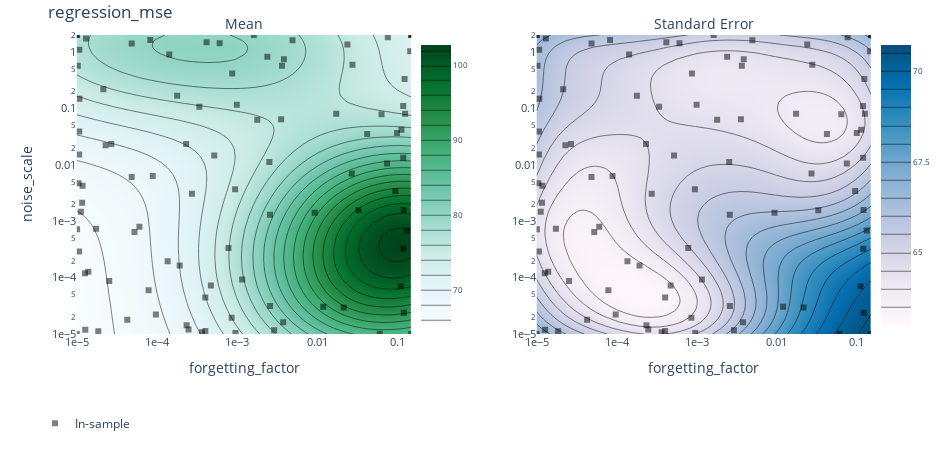

Write notebook code for a chart like this one.
### Code cell
contour(pnames[0], pnames[1], "regression_mse")

### Figure 1 — Plotly figure (JSON) as saved in the notebook; plotly's stock layout.template omitted (floating-point values rounded to 4 significant figures; data arrays with more than 128 entries replaced by an {"elided": "..."} marker saying what was removed)
{"data": [{"autocolorscale": false, "autocontour": true, "colorbar": {"tickfont": {"size": 8}, "ticksuffix": "", "x": 0.45, "y": 0.5}, "colorscale": [[0, "rgb(247,252,253)"], [0.125, "rgb(229,245,249)"], [0.25, "rgb(204,236,230)"], [0.375, "rgb(153,216,201)"], [0.5, "rgb(102,194,164)"], [0.625, "rgb(65,174,118)"], [0.75, "rgb(35,139,69)"], [0.875, "rgb(0,109,44)"], [1, "rgb(0,68,27)"]], "contours": {"coloring": "heatmap", "end": 102, "size": 2, "start": 66}, "hoverinfo": "x+y+z", "ncontours": 25, "type": "contour", "x": [1e-05, 1.217e-05, 1.481e-05, 1.802e-05, 2.192e-05, 2.668e-05, 3.246e-05, 3.95e-05, 4.806e-05, 5.848e-05, 7.116e-05, 8.659e-05, 0.0001054, 0.0001282, 0.000156, 0.0001898, 0.000231, 0.0002811, 0.000342, 0.0004162, 0.0005064, 0.0006162, 0.0007499, 0.0009124, 0.00111, 0.001351, 0.001644, 0.002, 0.002434, 0.002962, 0.003604, 0.004385, 0.005336, 0.006493, 0.007901, 0.009614, 0.0117, 0.01424, 0.01732, 0.02108, 0.02565, 0.03121, 0.03798, 0.04621, 0.05623, 0.06842, 0.08326, 0.1013, 0.1233, 0.15], "xaxis": "x", "y": [1e-05, 1.283e-05, 1.646e-05, 2.111e-05, 2.709e-05, 3.475e-05, 4.458e-05, 5.719e-05, 7.336e-05, 9.411e-05, 0.0001207, 0.0001549, 0.0001987, 0.0002549, 0.000327, 0.0004195, 0.0005382, 0.0006905, 0.0008858, 0.001136, 0.001458, 0.00187, 0.002399, 0.003078, 0.003948, 0.005065, 0.006498, 0.008336, 0.01069, 0.01372, 0.0176, 0.02258, 0.02897, 0.03716, 0.04767, 0.06116, 0.07846, 0.1007, 0.1291, 0.1656, 0.2125, 0.2726, 0.3497, 0.4487, 0.5756, 0.7384, 0.9473, 1.215, 1.559, 2], "yaxis": "y", "z": {"elided": "50x50 float values"}, "zauto": true, "zmax": 102.7, "zmin": -102.7}, {"autocolorscale": false, "autocontour": true, "colorbar": {"tickfont": {"size": 8}, "ticksuffix": "", "x": 1, "y": 0.5}, "colorscale": [[0, "rgb(255,247,251)"], [0.1429, "rgb(236,231,242)"], [0.2857, "rgb(208,209,230)"], [0.4286, "rgb(166,189,219)"], [0.5714, "rgb(116,169,207)"], [0.7143, "rgb(54,144,192)"], [0.8571, "rgb(5,112,176)"], [1, "rgb(3,78,123)"]], "contours": {"coloring": "heatmap", "end": 70.5, "size": 0.5, "start": 63.5}, "hoverinfo": "x+y+z", "ncontours": 25, "type": "contour", "x": [1e-05, 1.217e-05, 1.481e-05, 1.802e-05, 2.192e-05, 2.668e-05, 3.246e-05, 3.95e-05, 4.806e-05, 5.848e-05, 7.116e-05, 8.659e-05, 0.0001054, 0.0001282, 0.000156, 0.0001898, 0.000231, 0.0002811, 0.000342, 0.0004162, 0.0005064, 0.0006162, 0.0007499, 0.0009124, 0.00111, 0.001351, 0.001644, 0.002, 0.002434, 0.002962, 0.003604, 0.004385, 0.005336, 0.006493, 0.007901, 0.009614, 0.0117, 0.01424, 0.01732, 0.02108, 0.02565, 0.03121, 0.03798, 0.04621, 0.05623, 0.06842, 0.08326, 0.1013, 0.1233, 0.15], "xaxis": "x2", "y": [1e-05, 1.283e-05, 1.646e-05, 2.111e-05, 2.709e-05, 3.475e-05, 4.458e-05, 5.719e-05, 7.336e-05, 9.411e-05, 0.0001207, 0.0001549, 0.0001987, 0.0002549, 0.000327, 0.0004195, 0.0005382, 0.0006905, 0.0008858, 0.001136, 0.001458, 0.00187, 0.002399, 0.003078, 0.003948, 0.005065, 0.006498, 0.008336, 0.01069, 0.01372, 0.0176, 0.02258, 0.02897, 0.03716, 0.04767, 0.06116, 0.07846, 0.1007, 0.1291, 0.1656, 0.2125, 0.2726, 0.3497, 0.4487, 0.5756, 0.7384, 0.9473, 1.215, 1.559, 2], "yaxis": "y2", "z": {"elided": "50x50 float values"}}, {"hoverinfo": "text", "legendgroup": "In-sample", "marker": {"color": "black", "opacity": 0.5, "symbol": 1}, "mode": "markers", "name": "In-sample", "text": ["Arm 0_0<br>regression_mse: 61.9734 (SEM: 7.21887)<br>forgetting_factor: 0.00259079<br>noise_scale: 3.12854e-05<br>n_perturbations: 3", "Arm 10_0<br>regression_mse: 53.5605 (SEM: 2.65111)<br>forgetting_factor: 0.0422796<br>noise_scale: 0.0351262<br>n_perturbations: 5", "Arm 11_0<br>regression_mse: 60.0316 (SEM: 6.4426)<br>forgetting_factor: 0.00254045<br>noise_scale: 0.0111675<br>n_perturbations: 3", "Arm 12_0<br>regression_mse: 49.7503 (SEM: 2.11753)<br>forgetting_factor: 0.113268<br>noise_scale: 0.0416429<br>n_perturbations: 2", "Arm 13_0<br>regression_mse: 62.9857 (SEM: 7.64826)<br>forgetting_factor: 4.85258e-05<br>noise_scale: 0.00608474<br>n_perturbations: 2", "Arm 14_0<br>regression_mse: 85.3617 (SEM: 4.45201)<br>forgetting_factor: 0.000179041<br>noise_scale: 0.167596<br>n_perturbations: 5", "Arm 15_0<br>regression_mse: 136.464 (SEM: 0.585879)<br>forgetting_factor: 1e-05<br>noise_scale: 2<br>n_perturbations: 1", "Arm 16_0<br>regression_mse: 64.0515 (SEM: 8.07971)<br>forgetting_factor: 1e-05<br>noise_scale: 1e-05<br>n_perturbations: 6", "Arm 17_0<br>regression_mse: 1.17051e+06 (SEM: 190937)<br>forgetting_factor: 0.15<br>noise_scale: 1e-05<br>n_perturbations: 6", "Arm 18_0<br>regression_mse: 136.337 (SEM: 0.592928)<br>forgetting_factor: 0.00162748<br>noise_scale: 2<br>n_perturbations: 1", "Arm 19_0<br>regression_mse: 110.61 (SEM: 0.947174)<br>forgetting_factor: 0.15<br>noise_scale: 2<br>n_perturbations: 6", "Arm 1_0<br>regression_mse: 110.396 (SEM: 15.5867)<br>forgetting_factor: 0.0951249<br>noise_scale: 0.00342182<br>n_perturbations: 4", "Arm 20_0<br>regression_mse: 52.5614 (SEM: 2.60233)<br>forgetting_factor: 0.15<br>noise_scale: 2<br>n_perturbations: 1", "Arm 21_0<br>regression_mse: 136.521 (SEM: 0.582017)<br>forgetting_factor: 1e-05<br>noise_scale: 2<br>n_perturbations: 6", "Arm 22_0<br>regression_mse: 62.1939 (SEM: 7.18048)<br>forgetting_factor: 0.0029157<br>noise_scale: 1.16919e-05<br>n_perturbations: 6", "Arm 23_0<br>regression_mse: 61.5355 (SEM: 6.99115)<br>forgetting_factor: 0.00377958<br>noise_scale: 1.62167e-05<br>n_perturbations: 1", "Arm 24_0<br>regression_mse: 63.2515 (SEM: 7.74763)<br>forgetting_factor: 1.18056e-05<br>noise_scale: 0.00426902<br>n_perturbations: 6", "Arm 25_0<br>regression_mse: 63.9822 (SEM: 8.05646)<br>forgetting_factor: 1.27668e-05<br>noise_scale: 1.19364e-05<br>n_perturbations: 1", "Arm 26_0<br>regression_mse: 61.108 (SEM: 6.84093)<br>forgetting_factor: 2.69516e-05<br>noise_scale: 0.0234258<br>n_perturbations: 1", "Arm 27_0<br>regression_mse: 63.9923 (SEM: 8.05872)<br>forgetting_factor: 1.85545e-05<br>noise_scale: 1.12375e-05<br>n_perturbations: 3", "Arm 28_0<br>regression_mse: 133.849 (SEM: 0.669578)<br>forgetting_factor: 1.07503e-05<br>noise_scale: 1.10002<br>n_perturbations: 4", "Arm 29_0<br>regression_mse: 63.6959 (SEM: 4.95957)<br>forgetting_factor: 0.0271222<br>noise_scale: 0.00698091<br>n_perturbations: 1", "Arm 2_0<br>regression_mse: 127.743 (SEM: 1.08766)<br>forgetting_factor: 0.00386175<br>noise_scale: 0.745437<br>n_perturbations: 5", "Arm 30_0<br>regression_mse: 50.0439 (SEM: 2.01148)<br>forgetting_factor: 0.125937<br>noise_scale: 0.0803188<br>n_perturbations: 6", "Arm 31_0<br>regression_mse: 2194.37 (SEM: 548.014)<br>forgetting_factor: 0.120168<br>noise_scale: 0.000323084<br>n_perturbations: 6", "Arm 32_0<br>regression_mse: 62.5222 (SEM: 7.44131)<br>forgetting_factor: 0.000948888<br>noise_scale: 0.00368801<br>n_perturbations: 1", "Arm 33_0<br>regression_mse: 135.34 (SEM: 0.608121)<br>forgetting_factor: 4.85105e-05<br>noise_scale: 1.42007<br>n_perturbations: 3", "Arm 34_0<br>regression_mse: 77.3951 (SEM: 1.42338)<br>forgetting_factor: 0.145926<br>noise_scale: 1.02719<br>n_perturbations: 4", "Arm 35_0<br>regression_mse: 135.516 (SEM: 0.609971)<br>forgetting_factor: 0.000417609<br>noise_scale: 1.4868<br>n_perturbations: 6", "Arm 36_0<br>regression_mse: 63.4868 (SEM: 7.89107)<br>forgetting_factor: 1.06868e-05<br>noise_scale: 0.000289091<br>n_perturbations: 1", "Arm 37_0<br>regression_mse: 60.7631 (SEM: 3.82566)<br>forgetting_factor: 0.0173984<br>noise_scale: 0.0806106<br>n_perturbations: 1", "Arm 38_0<br>regression_mse: 48798.6 (SEM: 18080.8)<br>forgetting_factor: 0.13253<br>noise_scale: 0.000685673<br>n_perturbations: 1", "Arm 39_0<br>regression_mse: 73.3637 (SEM: 5.11239)<br>forgetting_factor: 0.000995605<br>noise_scale: 0.116098<br>n_perturbations: 6", "Arm 3_0<br>regression_mse: 58870.8 (SEM: 8959.51)<br>forgetting_factor: 0.111098<br>noise_scale: 7.03431e-05<br>n_perturbations: 3", "Arm 40_0<br>regression_mse: 61.6806 (SEM: 7.16309)<br>forgetting_factor: 1.07008e-05<br>noise_scale: 0.0151865<br>n_perturbations: 4", "Arm 41_0<br>regression_mse: 63.6845 (SEM: 7.94539)<br>forgetting_factor: 9.72097e-05<br>noise_scale: 2.21413e-05<br>n_perturbations: 6", "Arm 42_0<br>regression_mse: 61.3926 (SEM: 6.45446)<br>forgetting_factor: 1.07306e-05<br>noise_scale: 0.039042<br>n_perturbations: 1", "Arm 43_0<br>regression_mse: 131.877 (SEM: 0.807125)<br>forgetting_factor: 0.000142861<br>noise_scale: 0.902125<br>n_perturbations: 1", "Arm 44_0<br>regression_mse: 130.11 (SEM: 0.946078)<br>forgetting_factor: 0.00239754<br>noise_scale: 0.82412<br>n_perturbations: 3", "Arm 45_0<br>regression_mse: 63.4016 (SEM: 7.85647)<br>forgetting_factor: 0.00013632<br>noise_scale: 0.000194329<br>n_perturbations: 6", "Arm 46_0<br>regression_mse: 52.9047 (SEM: 2.46257)<br>forgetting_factor: 0.0639043<br>noise_scale: 0.0788455<br>n_perturbations: 1", "Arm 47_0<br>regression_mse: 62.8106 (SEM: 7.63167)<br>forgetting_factor: 0.000783366<br>noise_scale: 0.000335412<br>n_perturbations: 1", "Arm 48_0<br>regression_mse: 63.5592 (SEM: 7.91334)<br>forgetting_factor: 1.26508e-05<br>noise_scale: 0.000119958<br>n_perturbations: 5", "Arm 49_0<br>regression_mse: 71.4506 (SEM: 5.42019)<br>forgetting_factor: 0.000339203<br>noise_scale: 0.106416<br>n_perturbations: 1", "Arm 4_0<br>regression_mse: 63.1261 (SEM: 7.69857)<br>forgetting_factor: 0.000274015<br>noise_scale: 0.00306636<br>n_perturbations: 6", "Arm 50_0<br>regression_mse: 63.796 (SEM: 7.97198)<br>forgetting_factor: 0.000248566<br>noise_scale: 1.19809e-05<br>n_perturbations: 1", "Arm 51_0<br>regression_mse: 116.253 (SEM: 1.04787)<br>forgetting_factor: 0.0767181<br>noise_scale: 1.8301<br>n_perturbations: 3", "Arm 52_0<br>regression_mse: 150.945 (SEM: 48.1785)<br>forgetting_factor: 0.032981<br>noise_scale: 0.0015669<br>n_perturbations: 1", "Arm 53_0<br>regression_mse: 63.7131 (SEM: 7.94384)<br>forgetting_factor: 0.000235117<br>noise_scale: 1.43144e-05<br>n_perturbations: 4", "Arm 54_0<br>regression_mse: 95.2402 (SEM: 3.78589)<br>forgetting_factor: 2.14714e-05<br>noise_scale: 0.217884<br>n_perturbations: 6", "Arm 55_0<br>regression_mse: 57.3996 (SEM: 5.71893)<br>forgetting_factor: 0.00935719<br>noise_scale: 0.00140897<br>n_perturbations: 3", "Arm 56_0<br>regression_mse: 136.123 (SEM: 0.586475)<br>forgetting_factor: 1.30524e-05<br>noise_scale: 1.73765<br>n_perturbations: 3", "Arm 57_0<br>regression_mse: 122.64 (SEM: 1.4052)<br>forgetting_factor: 0.00365156<br>noise_scale: 0.57131<br>n_perturbations: 6", "Arm 58_0<br>regression_mse: 2596.81 (SEM: 1087.64)<br>forgetting_factor: 0.0215272<br>noise_scale: 2.96296e-05<br>n_perturbations: 1", "Arm 59_0<br>regression_mse: 60.8444 (SEM: 6.73652)<br>forgetting_factor: 0.000232404<br>noise_scale: 0.0234009<br>n_perturbations: 3", "Arm 5_0<br>regression_mse: 3.90912e+06 (SEM: 1.20337e+06)<br>forgetting_factor: 0.121258<br>noise_scale: 2.3767e-05<br>n_perturbations: 1", "Arm 60_0<br>regression_mse: 63.4029 (SEM: 7.85376)<br>forgetting_factor: 6.05775e-05<br>noise_scale: 0.000799353<br>n_perturbations: 3", "Arm 61_0<br>regression_mse: 63.7089 (SEM: 7.92724)<br>forgetting_factor: 0.000402914<br>noise_scale: 1.12909e-05<br>n_perturbations: 1", "Arm 62_0<br>regression_mse: 63.4383 (SEM: 7.85168)<br>forgetting_factor: 1.12644e-05<br>noise_scale: 0.0014633<br>n_perturbations: 2", "Arm 63_0<br>regression_mse: 120.226 (SEM: 1.3111)<br>forgetting_factor: 0.0239827<br>noise_scale: 1.36286<br>n_perturbations: 1", "Arm 64_0<br>regression_mse: 55.5495 (SEM: 2.62927)<br>forgetting_factor: 0.0748958<br>noise_scale: 0.0105042<br>n_perturbations: 6", "Arm 65_0<br>regression_mse: 63.7435 (SEM: 7.94038)<br>forgetting_factor: 0.00036425<br>noise_scale: 1.07416e-05<br>n_perturbations: 6", "Arm 66_0<br>regression_mse: 51.3133 (SEM: 2.49351)<br>forgetting_factor: 0.0997261<br>noise_scale: 0.0367869<br>n_perturbations: 3", "Arm 67_0<br>regression_mse: 63.4446 (SEM: 7.87092)<br>forgetting_factor: 1.74172e-05<br>noise_scale: 0.000737133<br>n_perturbations: 6", "Arm 68_0<br>regression_mse: 61.5752 (SEM: 7.12519)<br>forgetting_factor: 0.0025843<br>noise_scale: 0.00130202<br>n_perturbations: 6", "Arm 69_0<br>regression_mse: 63.5629 (SEM: 7.90893)<br>forgetting_factor: 7.88089e-05<br>noise_scale: 5.94262e-05<br>n_perturbations: 1", "Arm 6_0<br>regression_mse: 63.5518 (SEM: 7.91122)<br>forgetting_factor: 1.3946e-05<br>noise_scale: 0.000127117<br>n_perturbations: 2", "Arm 70_0<br>regression_mse: 199.386 (SEM: 27.0826)<br>forgetting_factor: 0.119403<br>noise_scale: 0.0133637<br>n_perturbations: 1", "Arm 71_0<br>regression_mse: 62.8885 (SEM: 5.63273)<br>forgetting_factor: 0.00179538<br>noise_scale: 0.0625739<br>n_perturbations: 4", "Arm 72_0<br>regression_mse: 63.0947 (SEM: 5.57972)<br>forgetting_factor: 0.00356016<br>noise_scale: 0.0644056<br>n_perturbations: 1", "Arm 73_0<br>regression_mse: 63.5755 (SEM: 7.91717)<br>forgetting_factor: 2.54093e-05<br>noise_scale: 8.73543e-05<br>n_perturbations: 4", "Arm 74_0<br>regression_mse: 63.1596 (SEM: 7.70521)<br>forgetting_factor: 0.0008574<br>noise_scale: 1.94899e-05<br>n_perturbations: 6", "Arm 75_0<br>regression_mse: 63.4521 (SEM: 7.87408)<br>forgetting_factor: 1.00737e-05<br>noise_scale: 0.000719619<br>n_perturbations: 1", "Arm 76_0<br>regression_mse: 135.321 (SEM: 0.615711)<br>forgetting_factor: 0.00060857<br>noise_scale: 1.43427<br>n_perturbations: 4", "Arm 77_0<br>regression_mse: 62.9273 (SEM: 7.62429)<br>forgetting_factor: 8.87991e-05<br>noise_scale: 0.00633545<br>n_perturbations: 1", "Arm 78_0<br>regression_mse: 63.4187 (SEM: 7.82895)<br>forgetting_factor: 1.16738e-05<br>noise_scale: 0.00212788<br>n_perturbations: 4", "Arm 79_0<br>regression_mse: 63.7888 (SEM: 7.98469)<br>forgetting_factor: 4.27083e-05<br>noise_scale: 1.78135e-05<br>n_perturbations: 5", "Arm 7_0<br>regression_mse: 63.3291 (SEM: 7.80884)<br>forgetting_factor: 0.000402588<br>noise_scale: 4.43861e-05<br>n_perturbations: 3", "Arm 80_0<br>regression_mse: 608101 (SEM: 199332)<br>forgetting_factor: 0.0606678<br>noise_scale: 1.00837e-05<br>n_perturbations: 4", "Arm 81_0<br>regression_mse: 116.435 (SEM: 2.1632)<br>forgetting_factor: 0.000872048<br>noise_scale: 0.415966<br>n_perturbations: 1", "Arm 82_0<br>regression_mse: 81.2299 (SEM: 4.68762)<br>forgetting_factor: 1.07855e-05<br>noise_scale: 0.14818<br>n_perturbations: 2", "Arm 83_0<br>regression_mse: 49.8891 (SEM: 2.02496)<br>forgetting_factor: 0.119123<br>noise_scale: 0.110351<br>n_perturbations: 4", "Arm 84_0<br>regression_mse: 62.6527 (SEM: 7.55322)<br>forgetting_factor: 0.00116063<br>noise_scale: 9.23336e-05<br>n_perturbations: 6", "Arm 85_0<br>regression_mse: 103.022 (SEM: 1.42167)<br>forgetting_factor: 0.0276875<br>noise_scale: 0.593524<br>n_perturbations: 6", "Arm 86_0<br>regression_mse: 125.382 (SEM: 1.30489)<br>forgetting_factor: 1.02929e-05<br>noise_scale: 0.570127<br>n_perturbations: 6", "Arm 87_0<br>regression_mse: 135.005 (SEM: 0.625859)<br>forgetting_factor: 0.0049414<br>noise_scale: 1.62089<br>n_perturbations: 2", "Arm 88_0<br>regression_mse: 514.806 (SEM: 84.2641)<br>forgetting_factor: 0.121132<br>noise_scale: 0.00158493<br>n_perturbations: 2", "Arm 89_0<br>regression_mse: 63.1981 (SEM: 7.72739)<br>forgetting_factor: 1.05215e-05<br>noise_scale: 0.00472409<br>n_perturbations: 5", "Arm 8_0<br>regression_mse: 63.3662 (SEM: 7.84156)<br>forgetting_factor: 0.000192878<br>noise_scale: 0.000163143<br>n_perturbations: 4", "Arm 90_0<br>regression_mse: 69.9123 (SEM: 10.5931)<br>forgetting_factor: 0.0119598<br>noise_scale: 3.05552e-05<br>n_perturbations: 6", "Arm 91_0<br>regression_mse: 63.3497 (SEM: 7.74286)<br>forgetting_factor: 0.000958675<br>noise_scale: 1.03845e-05<br>n_perturbations: 3", "Arm 92_0<br>regression_mse: 61.2412 (SEM: 6.98631)<br>forgetting_factor: 0.000520641<br>noise_scale: 0.0145902<br>n_perturbations: 6", "Arm 93_0<br>regression_mse: 63.4146 (SEM: 7.8612)<br>forgetting_factor: 5.25134e-05<br>noise_scale: 0.000643165<br>n_perturbations: 1", "Arm 94_0<br>regression_mse: 61.1059 (SEM: 6.85128)<br>forgetting_factor: 2.28909e-05<br>noise_scale: 0.0222617<br>n_perturbations: 6", "Arm 95_0<br>regression_mse: 135.921 (SEM: 0.595055)<br>forgetting_factor: 8.26985e-05<br>noise_scale: 1.63501<br>n_perturbations: 6", "Arm 96_0<br>regression_mse: 52.1889 (SEM: 2.03625)<br>forgetting_factor: 0.123902<br>noise_scale: 0.330637<br>n_perturbations: 2", "Arm 9_0<br>regression_mse: 63.2143 (SEM: 7.77206)<br>forgetting_factor: 0.000472357<br>noise_scale: 7.2502e-05<br>n_perturbations: 2"], "type": "scatter", "x": [0.002591, 0.04228, 0.00254, 0.1133, 4.853e-05, 0.000179, 1e-05, 1e-05, 0.15, 0.001627, 0.15, 0.09512, 0.15, 1e-05, 0.002916, 0.00378, 1.181e-05, 1.277e-05, 2.695e-05, 1.855e-05, 1.075e-05, 0.02712, 0.003862, 0.1259, 0.1202, 0.0009489, 4.851e-05, 0.1459, 0.0004176, 1.069e-05, 0.0174, 0.1325, 0.0009956, 0.1111, 1.07e-05, 9.721e-05, 1.073e-05, 0.0001429, 0.002398, 0.0001363, 0.0639, 0.0007834, 1.265e-05, 0.0003392, 0.000274, 0.0002486, 0.07672, 0.03298, 0.0002351, 2.147e-05, 0.009357, 1.305e-05, 0.003652, 0.02153, 0.0002324, 0.1213, 6.058e-05, 0.0004029, 1.126e-05, 0.02398, 0.0749, 0.0003643, 0.09973, 1.742e-05, 0.002584, 7.881e-05, 1.395e-05, 0.1194, 0.001795, 0.00356, 2.541e-05, 0.0008574, 1.007e-05, 0.0006086, 8.88e-05, 1.167e-05, 4.271e-05, 0.0004026, 0.06067, 0.000872, 1.079e-05, 0.1191, 0.001161, 0.02769, 1.029e-05, 0.004941, 0.1211, 1.052e-05, 0.0001929, 0.01196, 0.0009587, 0.0005206, 5.251e-05, 2.289e-05, 8.27e-05, 0.1239, 0.0004724], "xaxis": "x", "y": [3.129e-05, 0.03513, 0.01117, 0.04164, 0.006085, 0.1676, 2, 1e-05, 1e-05, 2, 2, 0.003422, 2, 2, 1.169e-05, 1.622e-05, 0.004269, 1.194e-05, 0.02343, 1.124e-05, 1.1, 0.006981, 0.7454, 0.08032, 0.0003231, 0.003688, 1.42, 1.027, 1.487, 0.0002891, 0.08061, 0.0006857, 0.1161, 7.034e-05, 0.01519, 2.214e-05, 0.03904, 0.9021, 0.8241, 0.0001943, 0.07885, 0.0003354, 0.00012, 0.1064, 0.003066, 1.198e-05, 1.83, 0.001567, 1.431e-05, 0.2179, 0.001409, 1.738, 0.5713, 2.963e-05, 0.0234, 2.377e-05, 0.0007994, 1.129e-05, 0.001463, 1.363, 0.0105, 1.074e-05, 0.03679, 0.0007371, 0.001302, 5.943e-05, 0.0001271, 0.01336, 0.06257, 0.06441, 8.735e-05, 1.949e-05, 0.0007196, 1.434, 0.006335, 0.002128, 1.781e-05, 4.439e-05, 1.008e-05, 0.416, 0.1482, 0.1104, 9.233e-05, 0.5935, 0.5701, 1.621, 0.001585, 0.004724, 0.0001631, 3.056e-05, 1.038e-05, 0.01459, 0.0006432, 0.02226, 1.635, 0.3306, 7.25e-05], "yaxis": "y"}, {"hoverinfo": "text", "legendgroup": "In-sample", "marker": {"color": "black", "opacity": 0.5, "symbol": 1}, "mode": "markers", "name": "In-sample", "showlegend": false, "text": ["Arm 0_0<br>regression_mse: 61.9734 (SEM: 7.21887)<br>forgetting_factor: 0.00259079<br>noise_scale: 3.12854e-05<br>n_perturbations: 3", "Arm 10_0<br>regression_mse: 53.5605 (SEM: 2.65111)<br>forgetting_factor: 0.0422796<br>noise_scale: 0.0351262<br>n_perturbations: 5", "Arm 11_0<br>regression_mse: 60.0316 (SEM: 6.4426)<br>forgetting_factor: 0.00254045<br>noise_scale: 0.0111675<br>n_perturbations: 3", "Arm 12_0<br>regression_mse: 49.7503 (SEM: 2.11753)<br>forgetting_factor: 0.113268<br>noise_scale: 0.0416429<br>n_perturbations: 2", "Arm 13_0<br>regression_mse: 62.9857 (SEM: 7.64826)<br>forgetting_factor: 4.85258e-05<br>noise_scale: 0.00608474<br>n_perturbations: 2", "Arm 14_0<br>regression_mse: 85.3617 (SEM: 4.45201)<br>forgetting_factor: 0.000179041<br>noise_scale: 0.167596<br>n_perturbations: 5", "Arm 15_0<br>regression_mse: 136.464 (SEM: 0.585879)<br>forgetting_factor: 1e-05<br>noise_scale: 2<br>n_perturbations: 1", "Arm 16_0<br>regression_mse: 64.0515 (SEM: 8.07971)<br>forgetting_factor: 1e-05<br>noise_scale: 1e-05<br>n_perturbations: 6", "Arm 17_0<br>regression_mse: 1.17051e+06 (SEM: 190937)<br>forgetting_factor: 0.15<br>noise_scale: 1e-05<br>n_perturbations: 6", "Arm 18_0<br>regression_mse: 136.337 (SEM: 0.592928)<br>forgetting_factor: 0.00162748<br>noise_scale: 2<br>n_perturbations: 1", "Arm 19_0<br>regression_mse: 110.61 (SEM: 0.947174)<br>forgetting_factor: 0.15<br>noise_scale: 2<br>n_perturbations: 6", "Arm 1_0<br>regression_mse: 110.396 (SEM: 15.5867)<br>forgetting_factor: 0.0951249<br>noise_scale: 0.00342182<br>n_perturbations: 4", "Arm 20_0<br>regression_mse: 52.5614 (SEM: 2.60233)<br>forgetting_factor: 0.15<br>noise_scale: 2<br>n_perturbations: 1", "Arm 21_0<br>regression_mse: 136.521 (SEM: 0.582017)<br>forgetting_factor: 1e-05<br>noise_scale: 2<br>n_perturbations: 6", "Arm 22_0<br>regression_mse: 62.1939 (SEM: 7.18048)<br>forgetting_factor: 0.0029157<br>noise_scale: 1.16919e-05<br>n_perturbations: 6", "Arm 23_0<br>regression_mse: 61.5355 (SEM: 6.99115)<br>forgetting_factor: 0.00377958<br>noise_scale: 1.62167e-05<br>n_perturbations: 1", "Arm 24_0<br>regression_mse: 63.2515 (SEM: 7.74763)<br>forgetting_factor: 1.18056e-05<br>noise_scale: 0.00426902<br>n_perturbations: 6", "Arm 25_0<br>regression_mse: 63.9822 (SEM: 8.05646)<br>forgetting_factor: 1.27668e-05<br>noise_scale: 1.19364e-05<br>n_perturbations: 1", "Arm 26_0<br>regression_mse: 61.108 (SEM: 6.84093)<br>forgetting_factor: 2.69516e-05<br>noise_scale: 0.0234258<br>n_perturbations: 1", "Arm 27_0<br>regression_mse: 63.9923 (SEM: 8.05872)<br>forgetting_factor: 1.85545e-05<br>noise_scale: 1.12375e-05<br>n_perturbations: 3", "Arm 28_0<br>regression_mse: 133.849 (SEM: 0.669578)<br>forgetting_factor: 1.07503e-05<br>noise_scale: 1.10002<br>n_perturbations: 4", "Arm 29_0<br>regression_mse: 63.6959 (SEM: 4.95957)<br>forgetting_factor: 0.0271222<br>noise_scale: 0.00698091<br>n_perturbations: 1", "Arm 2_0<br>regression_mse: 127.743 (SEM: 1.08766)<br>forgetting_factor: 0.00386175<br>noise_scale: 0.745437<br>n_perturbations: 5", "Arm 30_0<br>regression_mse: 50.0439 (SEM: 2.01148)<br>forgetting_factor: 0.125937<br>noise_scale: 0.0803188<br>n_perturbations: 6", "Arm 31_0<br>regression_mse: 2194.37 (SEM: 548.014)<br>forgetting_factor: 0.120168<br>noise_scale: 0.000323084<br>n_perturbations: 6", "Arm 32_0<br>regression_mse: 62.5222 (SEM: 7.44131)<br>forgetting_factor: 0.000948888<br>noise_scale: 0.00368801<br>n_perturbations: 1", "Arm 33_0<br>regression_mse: 135.34 (SEM: 0.608121)<br>forgetting_factor: 4.85105e-05<br>noise_scale: 1.42007<br>n_perturbations: 3", "Arm 34_0<br>regression_mse: 77.3951 (SEM: 1.42338)<br>forgetting_factor: 0.145926<br>noise_scale: 1.02719<br>n_perturbations: 4", "Arm 35_0<br>regression_mse: 135.516 (SEM: 0.609971)<br>forgetting_factor: 0.000417609<br>noise_scale: 1.4868<br>n_perturbations: 6", "Arm 36_0<br>regression_mse: 63.4868 (SEM: 7.89107)<br>forgetting_factor: 1.06868e-05<br>noise_scale: 0.000289091<br>n_perturbations: 1", "Arm 37_0<br>regression_mse: 60.7631 (SEM: 3.82566)<br>forgetting_factor: 0.0173984<br>noise_scale: 0.0806106<br>n_perturbations: 1", "Arm 38_0<br>regression_mse: 48798.6 (SEM: 18080.8)<br>forgetting_factor: 0.13253<br>noise_scale: 0.000685673<br>n_perturbations: 1", "Arm 39_0<br>regression_mse: 73.3637 (SEM: 5.11239)<br>forgetting_factor: 0.000995605<br>noise_scale: 0.116098<br>n_perturbations: 6", "Arm 3_0<br>regression_mse: 58870.8 (SEM: 8959.51)<br>forgetting_factor: 0.111098<br>noise_scale: 7.03431e-05<br>n_perturbations: 3", "Arm 40_0<br>regression_mse: 61.6806 (SEM: 7.16309)<br>forgetting_factor: 1.07008e-05<br>noise_scale: 0.0151865<br>n_perturbations: 4", "Arm 41_0<br>regression_mse: 63.6845 (SEM: 7.94539)<br>forgetting_factor: 9.72097e-05<br>noise_scale: 2.21413e-05<br>n_perturbations: 6", "Arm 42_0<br>regression_mse: 61.3926 (SEM: 6.45446)<br>forgetting_factor: 1.07306e-05<br>noise_scale: 0.039042<br>n_perturbations: 1", "Arm 43_0<br>regression_mse: 131.877 (SEM: 0.807125)<br>forgetting_factor: 0.000142861<br>noise_scale: 0.902125<br>n_perturbations: 1", "Arm 44_0<br>regression_mse: 130.11 (SEM: 0.946078)<br>forgetting_factor: 0.00239754<br>noise_scale: 0.82412<br>n_perturbations: 3", "Arm 45_0<br>regression_mse: 63.4016 (SEM: 7.85647)<br>forgetting_factor: 0.00013632<br>noise_scale: 0.000194329<br>n_perturbations: 6", "Arm 46_0<br>regression_mse: 52.9047 (SEM: 2.46257)<br>forgetting_factor: 0.0639043<br>noise_scale: 0.0788455<br>n_perturbations: 1", "Arm 47_0<br>regression_mse: 62.8106 (SEM: 7.63167)<br>forgetting_factor: 0.000783366<br>noise_scale: 0.000335412<br>n_perturbations: 1", "Arm 48_0<br>regression_mse: 63.5592 (SEM: 7.91334)<br>forgetting_factor: 1.26508e-05<br>noise_scale: 0.000119958<br>n_perturbations: 5", "Arm 49_0<br>regression_mse: 71.4506 (SEM: 5.42019)<br>forgetting_factor: 0.000339203<br>noise_scale: 0.106416<br>n_perturbations: 1", "Arm 4_0<br>regression_mse: 63.1261 (SEM: 7.69857)<br>forgetting_factor: 0.000274015<br>noise_scale: 0.00306636<br>n_perturbations: 6", "Arm 50_0<br>regression_mse: 63.796 (SEM: 7.97198)<br>forgetting_factor: 0.000248566<br>noise_scale: 1.19809e-05<br>n_perturbations: 1", "Arm 51_0<br>regression_mse: 116.253 (SEM: 1.04787)<br>forgetting_factor: 0.0767181<br>noise_scale: 1.8301<br>n_perturbations: 3", "Arm 52_0<br>regression_mse: 150.945 (SEM: 48.1785)<br>forgetting_factor: 0.032981<br>noise_scale: 0.0015669<br>n_perturbations: 1", "Arm 53_0<br>regression_mse: 63.7131 (SEM: 7.94384)<br>forgetting_factor: 0.000235117<br>noise_scale: 1.43144e-05<br>n_perturbations: 4", "Arm 54_0<br>regression_mse: 95.2402 (SEM: 3.78589)<br>forgetting_factor: 2.14714e-05<br>noise_scale: 0.217884<br>n_perturbations: 6", "Arm 55_0<br>regression_mse: 57.3996 (SEM: 5.71893)<br>forgetting_factor: 0.00935719<br>noise_scale: 0.00140897<br>n_perturbations: 3", "Arm 56_0<br>regression_mse: 136.123 (SEM: 0.586475)<br>forgetting_factor: 1.30524e-05<br>noise_scale: 1.73765<br>n_perturbations: 3", "Arm 57_0<br>regression_mse: 122.64 (SEM: 1.4052)<br>forgetting_factor: 0.00365156<br>noise_scale: 0.57131<br>n_perturbations: 6", "Arm 58_0<br>regression_mse: 2596.81 (SEM: 1087.64)<br>forgetting_factor: 0.0215272<br>noise_scale: 2.96296e-05<br>n_perturbations: 1", "Arm 59_0<br>regression_mse: 60.8444 (SEM: 6.73652)<br>forgetting_factor: 0.000232404<br>noise_scale: 0.0234009<br>n_perturbations: 3", "Arm 5_0<br>regression_mse: 3.90912e+06 (SEM: 1.20337e+06)<br>forgetting_factor: 0.121258<br>noise_scale: 2.3767e-05<br>n_perturbations: 1", "Arm 60_0<br>regression_mse: 63.4029 (SEM: 7.85376)<br>forgetting_factor: 6.05775e-05<br>noise_scale: 0.000799353<br>n_perturbations: 3", "Arm 61_0<br>regression_mse: 63.7089 (SEM: 7.92724)<br>forgetting_factor: 0.000402914<br>noise_scale: 1.12909e-05<br>n_perturbations: 1", "Arm 62_0<br>regression_mse: 63.4383 (SEM: 7.85168)<br>forgetting_factor: 1.12644e-05<br>noise_scale: 0.0014633<br>n_perturbations: 2", "Arm 63_0<br>regression_mse: 120.226 (SEM: 1.3111)<br>forgetting_factor: 0.0239827<br>noise_scale: 1.36286<br>n_perturbations: 1", "Arm 64_0<br>regression_mse: 55.5495 (SEM: 2.62927)<br>forgetting_factor: 0.0748958<br>noise_scale: 0.0105042<br>n_perturbations: 6", "Arm 65_0<br>regression_mse: 63.7435 (SEM: 7.94038)<br>forgetting_factor: 0.00036425<br>noise_scale: 1.07416e-05<br>n_perturbations: 6", "Arm 66_0<br>regression_mse: 51.3133 (SEM: 2.49351)<br>forgetting_factor: 0.0997261<br>noise_scale: 0.0367869<br>n_perturbations: 3", "Arm 67_0<br>regression_mse: 63.4446 (SEM: 7.87092)<br>forgetting_factor: 1.74172e-05<br>noise_scale: 0.000737133<br>n_perturbations: 6", "Arm 68_0<br>regression_mse: 61.5752 (SEM: 7.12519)<br>forgetting_factor: 0.0025843<br>noise_scale: 0.00130202<br>n_perturbations: 6", "Arm 69_0<br>regression_mse: 63.5629 (SEM: 7.90893)<br>forgetting_factor: 7.88089e-05<br>noise_scale: 5.94262e-05<br>n_perturbations: 1", "Arm 6_0<br>regression_mse: 63.5518 (SEM: 7.91122)<br>forgetting_factor: 1.3946e-05<br>noise_scale: 0.000127117<br>n_perturbations: 2", "Arm 70_0<br>regression_mse: 199.386 (SEM: 27.0826)<br>forgetting_factor: 0.119403<br>noise_scale: 0.0133637<br>n_perturbations: 1", "Arm 71_0<br>regression_mse: 62.8885 (SEM: 5.63273)<br>forgetting_factor: 0.00179538<br>noise_scale: 0.0625739<br>n_perturbations: 4", "Arm 72_0<br>regression_mse: 63.0947 (SEM: 5.57972)<br>forgetting_factor: 0.00356016<br>noise_scale: 0.0644056<br>n_perturbations: 1", "Arm 73_0<br>regression_mse: 63.5755 (SEM: 7.91717)<br>forgetting_factor: 2.54093e-05<br>noise_scale: 8.73543e-05<br>n_perturbations: 4", "Arm 74_0<br>regression_mse: 63.1596 (SEM: 7.70521)<br>forgetting_factor: 0.0008574<br>noise_scale: 1.94899e-05<br>n_perturbations: 6", "Arm 75_0<br>regression_mse: 63.4521 (SEM: 7.87408)<br>forgetting_factor: 1.00737e-05<br>noise_scale: 0.000719619<br>n_perturbations: 1", "Arm 76_0<br>regression_mse: 135.321 (SEM: 0.615711)<br>forgetting_factor: 0.00060857<br>noise_scale: 1.43427<br>n_perturbations: 4", "Arm 77_0<br>regression_mse: 62.9273 (SEM: 7.62429)<br>forgetting_factor: 8.87991e-05<br>noise_scale: 0.00633545<br>n_perturbations: 1", "Arm 78_0<br>regression_mse: 63.4187 (SEM: 7.82895)<br>forgetting_factor: 1.16738e-05<br>noise_scale: 0.00212788<br>n_perturbations: 4", "Arm 79_0<br>regression_mse: 63.7888 (SEM: 7.98469)<br>forgetting_factor: 4.27083e-05<br>noise_scale: 1.78135e-05<br>n_perturbations: 5", "Arm 7_0<br>regression_mse: 63.3291 (SEM: 7.80884)<br>forgetting_factor: 0.000402588<br>noise_scale: 4.43861e-05<br>n_perturbations: 3", "Arm 80_0<br>regression_mse: 608101 (SEM: 199332)<br>forgetting_factor: 0.0606678<br>noise_scale: 1.00837e-05<br>n_perturbations: 4", "Arm 81_0<br>regression_mse: 116.435 (SEM: 2.1632)<br>forgetting_factor: 0.000872048<br>noise_scale: 0.415966<br>n_perturbations: 1", "Arm 82_0<br>regression_mse: 81.2299 (SEM: 4.68762)<br>forgetting_factor: 1.07855e-05<br>noise_scale: 0.14818<br>n_perturbations: 2", "Arm 83_0<br>regression_mse: 49.8891 (SEM: 2.02496)<br>forgetting_factor: 0.119123<br>noise_scale: 0.110351<br>n_perturbations: 4", "Arm 84_0<br>regression_mse: 62.6527 (SEM: 7.55322)<br>forgetting_factor: 0.00116063<br>noise_scale: 9.23336e-05<br>n_perturbations: 6", "Arm 85_0<br>regression_mse: 103.022 (SEM: 1.42167)<br>forgetting_factor: 0.0276875<br>noise_scale: 0.593524<br>n_perturbations: 6", "Arm 86_0<br>regression_mse: 125.382 (SEM: 1.30489)<br>forgetting_factor: 1.02929e-05<br>noise_scale: 0.570127<br>n_perturbations: 6", "Arm 87_0<br>regression_mse: 135.005 (SEM: 0.625859)<br>forgetting_factor: 0.0049414<br>noise_scale: 1.62089<br>n_perturbations: 2", "Arm 88_0<br>regression_mse: 514.806 (SEM: 84.2641)<br>forgetting_factor: 0.121132<br>noise_scale: 0.00158493<br>n_perturbations: 2", "Arm 89_0<br>regression_mse: 63.1981 (SEM: 7.72739)<br>forgetting_factor: 1.05215e-05<br>noise_scale: 0.00472409<br>n_perturbations: 5", "Arm 8_0<br>regression_mse: 63.3662 (SEM: 7.84156)<br>forgetting_factor: 0.000192878<br>noise_scale: 0.000163143<br>n_perturbations: 4", "Arm 90_0<br>regression_mse: 69.9123 (SEM: 10.5931)<br>forgetting_factor: 0.0119598<br>noise_scale: 3.05552e-05<br>n_perturbations: 6", "Arm 91_0<br>regression_mse: 63.3497 (SEM: 7.74286)<br>forgetting_factor: 0.000958675<br>noise_scale: 1.03845e-05<br>n_perturbations: 3", "Arm 92_0<br>regression_mse: 61.2412 (SEM: 6.98631)<br>forgetting_factor: 0.000520641<br>noise_scale: 0.0145902<br>n_perturbations: 6", "Arm 93_0<br>regression_mse: 63.4146 (SEM: 7.8612)<br>forgetting_factor: 5.25134e-05<br>noise_scale: 0.000643165<br>n_perturbations: 1", "Arm 94_0<br>regression_mse: 61.1059 (SEM: 6.85128)<br>forgetting_factor: 2.28909e-05<br>noise_scale: 0.0222617<br>n_perturbations: 6", "Arm 95_0<br>regression_mse: 135.921 (SEM: 0.595055)<br>forgetting_factor: 8.26985e-05<br>noise_scale: 1.63501<br>n_perturbations: 6", "Arm 96_0<br>regression_mse: 52.1889 (SEM: 2.03625)<br>forgetting_factor: 0.123902<br>noise_scale: 0.330637<br>n_perturbations: 2", "Arm 9_0<br>regression_mse: 63.2143 (SEM: 7.77206)<br>forgetting_factor: 0.000472357<br>noise_scale: 7.2502e-05<br>n_perturbations: 2"], "type": "scatter", "x": [0.002591, 0.04228, 0.00254, 0.1133, 4.853e-05, 0.000179, 1e-05, 1e-05, 0.15, 0.001627, 0.15, 0.09512, 0.15, 1e-05, 0.002916, 0.00378, 1.181e-05, 1.277e-05, 2.695e-05, 1.855e-05, 1.075e-05, 0.02712, 0.003862, 0.1259, 0.1202, 0.0009489, 4.851e-05, 0.1459, 0.0004176, 1.069e-05, 0.0174, 0.1325, 0.0009956, 0.1111, 1.07e-05, 9.721e-05, 1.073e-05, 0.0001429, 0.002398, 0.0001363, 0.0639, 0.0007834, 1.265e-05, 0.0003392, 0.000274, 0.0002486, 0.07672, 0.03298, 0.0002351, 2.147e-05, 0.009357, 1.305e-05, 0.003652, 0.02153, 0.0002324, 0.1213, 6.058e-05, 0.0004029, 1.126e-05, 0.02398, 0.0749, 0.0003643, 0.09973, 1.742e-05, 0.002584, 7.881e-05, 1.395e-05, 0.1194, 0.001795, 0.00356, 2.541e-05, 0.0008574, 1.007e-05, 0.0006086, 8.88e-05, 1.167e-05, 4.271e-05, 0.0004026, 0.06067, 0.000872, 1.079e-05, 0.1191, 0.001161, 0.02769, 1.029e-05, 0.004941, 0.1211, 1.052e-05, 0.0001929, 0.01196, 0.0009587, 0.0005206, 5.251e-05, 2.289e-05, 8.27e-05, 0.1239, 0.0004724], "xaxis": "x2", "y": [3.129e-05, 0.03513, 0.01117, 0.04164, 0.006085, 0.1676, 2, 1e-05, 1e-05, 2, 2, 0.003422, 2, 2, 1.169e-05, 1.622e-05, 0.004269, 1.194e-05, 0.02343, 1.124e-05, 1.1, 0.006981, 0.7454, 0.08032, 0.0003231, 0.003688, 1.42, 1.027, 1.487, 0.0002891, 0.08061, 0.0006857, 0.1161, 7.034e-05, 0.01519, 2.214e-05, 0.03904, 0.9021, 0.8241, 0.0001943, 0.07885, 0.0003354, 0.00012, 0.1064, 0.003066, 1.198e-05, 1.83, 0.001567, 1.431e-05, 0.2179, 0.001409, 1.738, 0.5713, 2.963e-05, 0.0234, 2.377e-05, 0.0007994, 1.129e-05, 0.001463, 1.363, 0.0105, 1.074e-05, 0.03679, 0.0007371, 0.001302, 5.943e-05, 0.0001271, 0.01336, 0.06257, 0.06441, 8.735e-05, 1.949e-05, 0.0007196, 1.434, 0.006335, 0.002128, 1.781e-05, 4.439e-05, 1.008e-05, 0.416, 0.1482, 0.1104, 9.233e-05, 0.5935, 0.5701, 1.621, 0.001585, 0.004724, 0.0001631, 3.056e-05, 1.038e-05, 0.01459, 0.0006432, 0.02226, 1.635, 0.3306, 7.25e-05], "yaxis": "y2"}], "layout": {"annotations": [{"font": {"size": 14}, "showarrow": false, "text": "Mean", "x": 0.25, "xanchor": "center", "xref": "paper", "y": 1, "yanchor": "bottom", "yref": "paper"}, {"font": {"size": 14}, "showarrow": false, "text": "Standard Error", "x": 0.8, "xanchor": "center", "xref": "paper", "y": 1, "yanchor": "bottom", "yref": "paper"}], "autosize": false, "height": 450, "hovermode": "closest", "legend": {"orientation": "h", "x": 0, "y": -0.25}, "margin": {"b": 100, "l": 35, "pad": 0, "r": 35, "t": 35}, "title": {"text": "regression_mse"}, "width": 950, "xaxis": {"anchor": "y", "autorange": false, "domain": [0.05, 0.45], "exponentformat": "e", "range": [-5, -0.8239], "tickfont": {"size": 11}, "tickmode": "auto", "title": {"text": "forgetting_factor"}, "type": "log"}, "xaxis2": {"anchor": "y2", "autorange": false, "domain": [0.6, 1], "exponentformat": "e", "range": [-5, -0.8239], "tickfont": {"size": 11}, "tickmode": "auto", "title": {"text": "forgetting_factor"}, "type": "log"}, "yaxis": {"anchor": "x", "autorange": false, "domain": [0, 1], "exponentformat": "e", "range": [-5, 0.301], "tickfont": {"size": 11}, "tickmode": "auto", "title": {"text": "noise_scale"}, "type": "log"}, "yaxis2": {"anchor": "x2", "autorange": false, "domain": [0, 1], "exponentformat": "e", "range": [-5, 0.301], "tickfont": {"size": 11}, "tickmode": "auto", "type": "log"}}}
